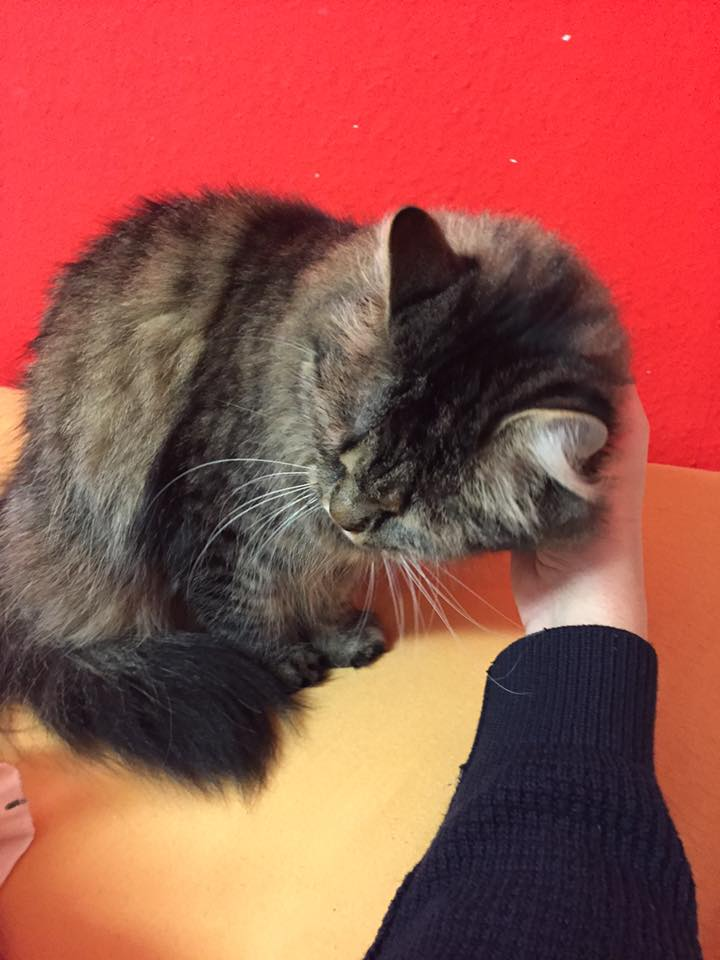
#> input picture smila.jpg, 720 x 960 px
$ jupyter execute exam_prep_trivia.ipynb   (shell and % lines are left out)
#> lines starting #> are read from the running program, lines starting #| are printed output that depends on the picture
### helper.py
import matplotlib.pyplot as plt
import matplotlib.cm as cm
from PIL import Image
import numpy as np
from os import listdir
from os.path import isfile, join
import math
import cv2

def plot_mats(mats, cols=5, cmap=plt.get_cmap('gray'), size=16):
    """
    plot a set of matrices close to each other
    """
    SUBSTITUTE = np.zeros_like(mats[0])
    rows = []
    currentRow = []
    cols = float(cols)

    def add_to_rows():
        while len(currentRow) < cols:
            currentRow.append(SUBSTITUTE)
        rows.append(np.hstack(currentRow))

    for i in range(0, len(mats)):
        M = mats[i]
        minv = np.min(M)
        maxv = np.max(M)
        #if minv < 0 or minv > 255 or maxv < 0 or maxv > 255:
        #    M = translate(M, minv, maxv, 0, 255)

        if i%cols == 0:
            if len(currentRow) > 0:
                add_to_rows()
            currentRow = []
        currentRow.append(M)
    if len(currentRow) > 0:
        add_to_rows()
    I = np.vstack(rows)
    f, ax = plt.subplots(ncols=1)
    f.set_size_inches(size, size)
    ax.imshow(I, cmap=cmap)
    plt.axis('off')
    plt.tight_layout()
    plt.show()

# [71 lines left out: functions vectorize, un_vectorize, not called in this run]

### computer_vision/exam_prep_trivia.ipynb
# Exam prep trivia

---
## Filters

**Gamma correction:**: $g(x)=\big[f(x)\big]^{1/\gamma}$

[cell 1]
import matplotlib.pyplot as plt
import cv2, sys
import math
import numpy as np
sys.path.insert(0, '..')
import helper

I = cv2.cvtColor(cv2.imread('../smila.jpg'), cv2.COLOR_BGR2GRAY)
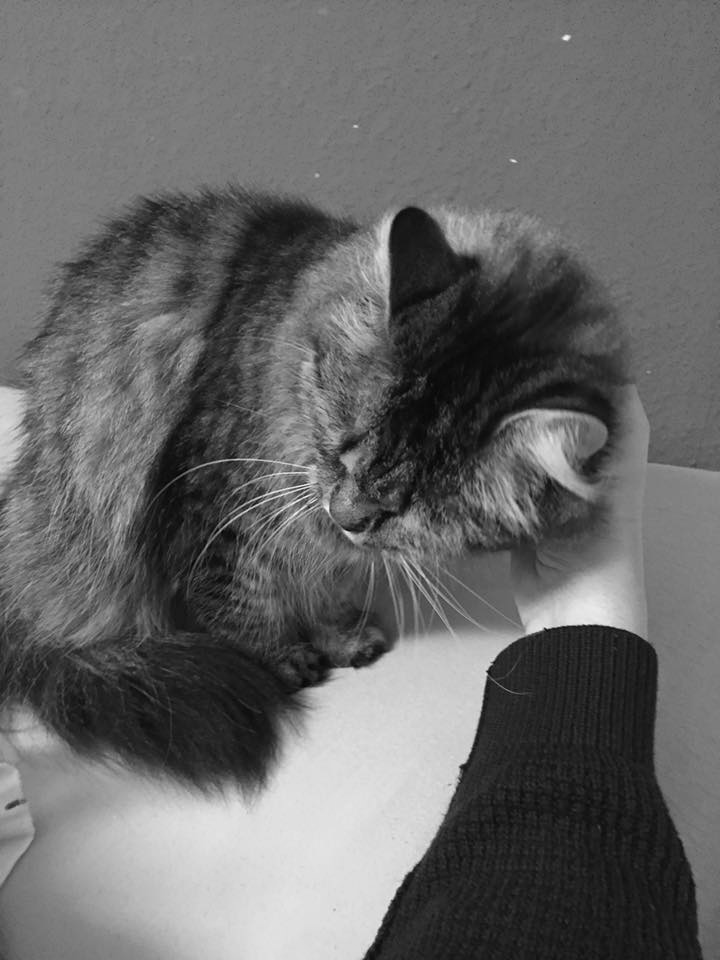
#> I: shape (960, 720); min 0, max 253, mean 103.6

def gamma_correct(I, gamma):
#> called with gamma = 1.9
    I_1 = np.power(I, 1/gamma)
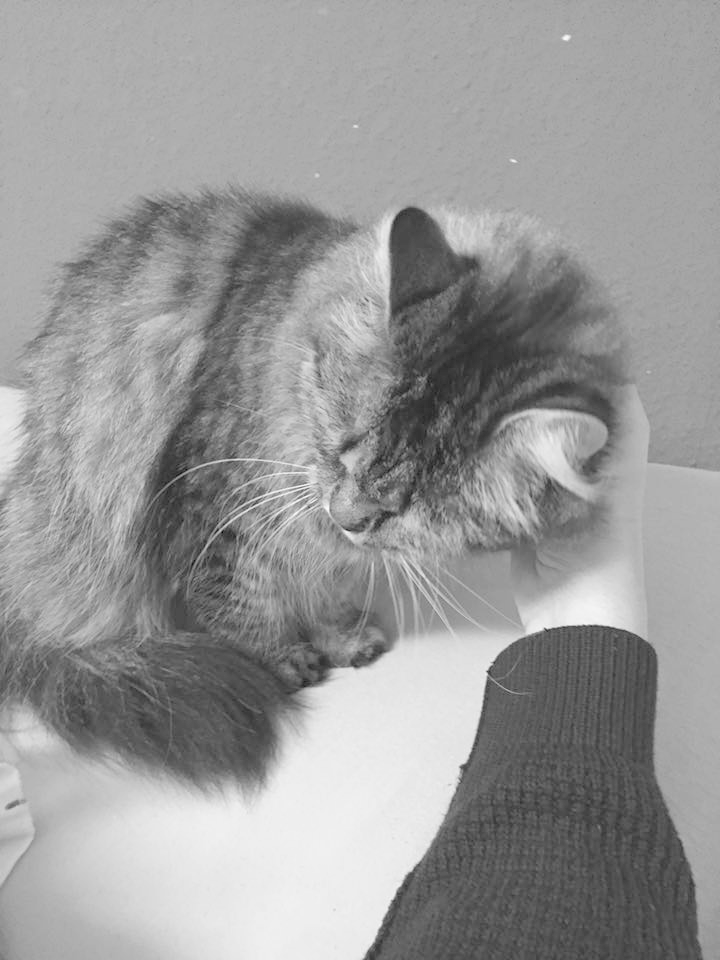
#> I_1: shape (960, 720) float64; min 0, max 18.4, mean 11.05; drawn with min black and max white
    I_1 = I_1 / np.max(I_1)
    return (I_1 * 255).astype('uint8')

helper.plot_mats([
    gamma_correct(I, 1.9), I, gamma_correct(I, 0.2)], cols=3)
#> call 2 of gamma_correct, with gamma = 0.2
#> in gamma_correct (call 2), `I_1 = np.power(I, 1/gamma)`:
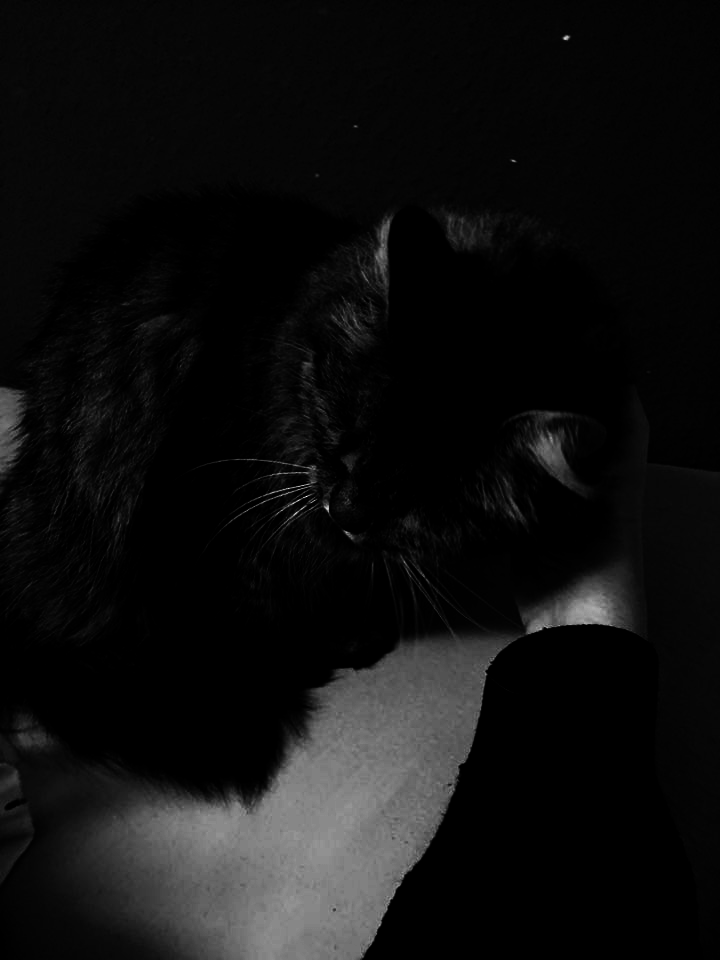
#> I_1: shape (960, 720) float64; min 0, max 1.04e+12, mean 6.45e+10; drawn with min black and max white
#> in plot_mats, `SUBSTITUTE = np.zeros_like(mats[0])`: SUBSTITUTE: shape (960, 720); every value is 0
#> the loop in plot_mats, `for i in range(0, len(mats)):` made 3 passes
#> maxv on passes 1 to 3: 255, 253, 255
#> after the loop in add_to_rows, `while len(currentRow) < cols:`: currentRow = 3 items
#> in plot_mats, `I = np.vstack(rows)`:
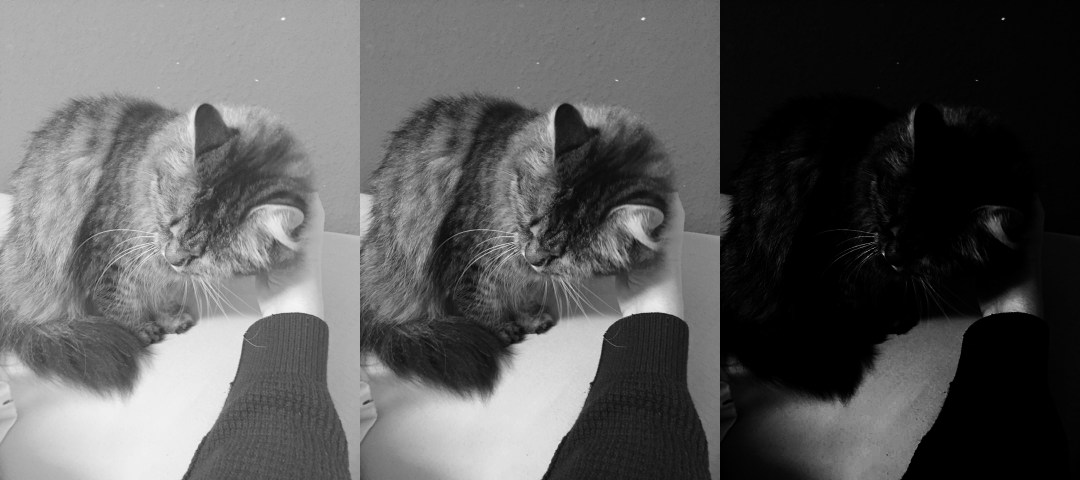
#> I: shape (960, 2160) (shown at 1/2 size); min 0, max 255, mean 90.6

## Histogram equalization

$$p_f(y) = \frac{\vert \ \{ x \in \Omega \ : \ f(x)=y \} \ \vert
}{
\vert \ \Omega \ \vert } \\
F_f(y) = \int_0^y p_f(y') \ \mathrm{dy'} \equiv \sum_{y'=0}^y p_f(y')$$

$$
\mathrm{make} \ \mathrm{CDF} \ \mathrm{linear:} \\
h(f(x)) = F(f(x)) * 255 \\
\\
p_h(z) = \frac{\vert \ \{ x \in \Omega \ : \ h(f(x))=z \} \ \vert
}{
\vert \ \Omega \ \vert } = \frac{1}{255}
$$

[cell 2]
I = cv2.cvtColor(cv2.imread('../smila.jpg'), cv2.COLOR_BGR2GRAY)

def hist(I):
    bins = np.zeros((256,))
    for pxl in np.ndarray.flatten(I):
        bins[pxl] += 1
#> this loop made 691200 passes
#> pxl on passes 1 to 3: 122, 124, 124
#> after the loop, bins = 256 values, max 14628 at index 123, min 0 at index 236, mean 2700
    bins /= len(np.ndarray.flatten(I))
#> bins = 256 values, max 0.0212 at index 123, min 0 at index 236, mean 0.00391
    assert(np.sum(bins) == 1)  # make sure its a probability
    return bins

def calc_cdf(bins):
    cdf = np.zeros_like(bins)
    cdf[0] = bins[0]
    for i in range(1, len(bins)):
        cdf[i] = bins[i] + cdf[i-1]
    return cdf

bins = hist(I)

# calculate CDF
cdf = calc_cdf(bins)
#> after the loop in calc_cdf, `for i in range(1, len(bins)):`: cdf = 256 values from 1.45e-06 to 1
#> cdf = 256 values from 1.45e-06 to 1

h = np.zeros_like(np.ndarray.flatten(I))
for i, pxl in enumerate(np.ndarray.flatten(I)):
    h[i] = cdf[pxl] * 255

h = h.reshape(I.shape)
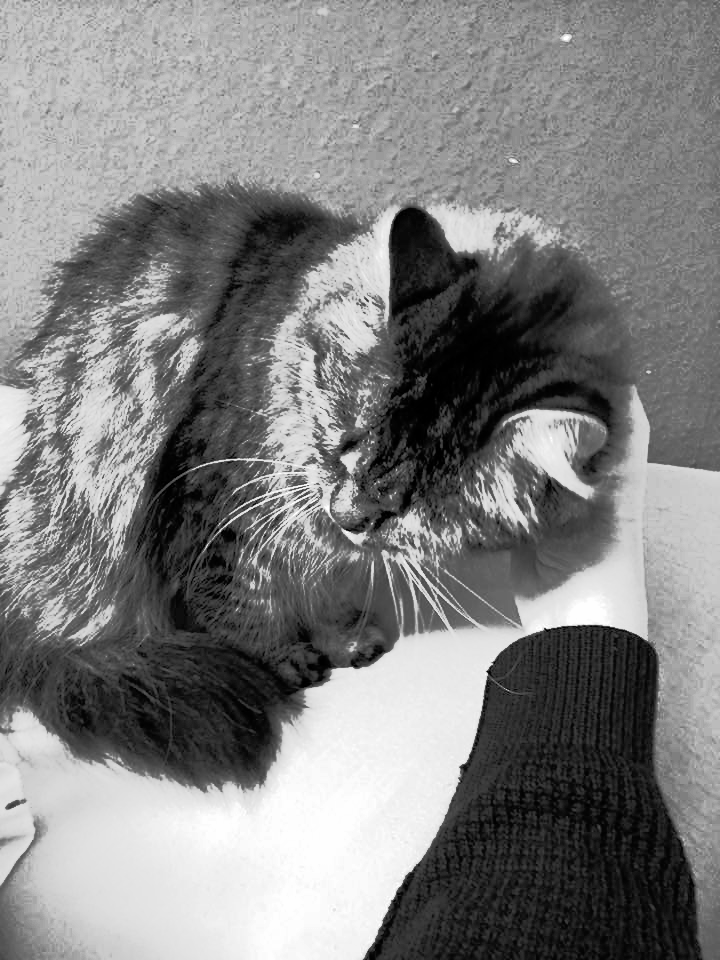
#> h: shape (960, 720); min 0, max 255, mean 128.1
bins2 = hist(h)
#> the loop in hist (call 2), `for pxl in np.ndarray.flatten(I):` made 691200 passes
#> pxl on passes 1 to 3: 177, 187, 187
#> bins2 = 256 values, max 0.0212 at index 183, min 0 at index 7, mean 0.00391
cdf2 = calc_cdf(bins2)
#> cdf2 = 256 values from 0.00276 to 1

fig = plt.figure(figsize=(10,10))
ax = fig.add_subplot(421)
ax.set_xlim(0, 255)
ax.set_ylim(0, 0.05)
ax.plot(range(0, 256), bins)

ax = fig.add_subplot(422)
ax.set_xlim(0, 255)
ax.set_ylim(0, 1.01)
ax.plot(range(0, 256), cdf)

ax = fig.add_subplot(423)
ax.set_xlim(0, 255)
#ax.set_ylim(0, 1.01)
ax.plot(range(0, 256), bins2)

ax = fig.add_subplot(424)
ax.set_xlim(0, 255)
ax.set_ylim(0, 1.01)
ax.plot(range(0, 256), cdf2)

ax = fig.add_subplot(223)
ax.imshow(I, cmap='gray')
ax.axis('off')

ax = fig.add_subplot(224)
ax.imshow(h, cmap='gray')
ax.axis('off')

plt.show()
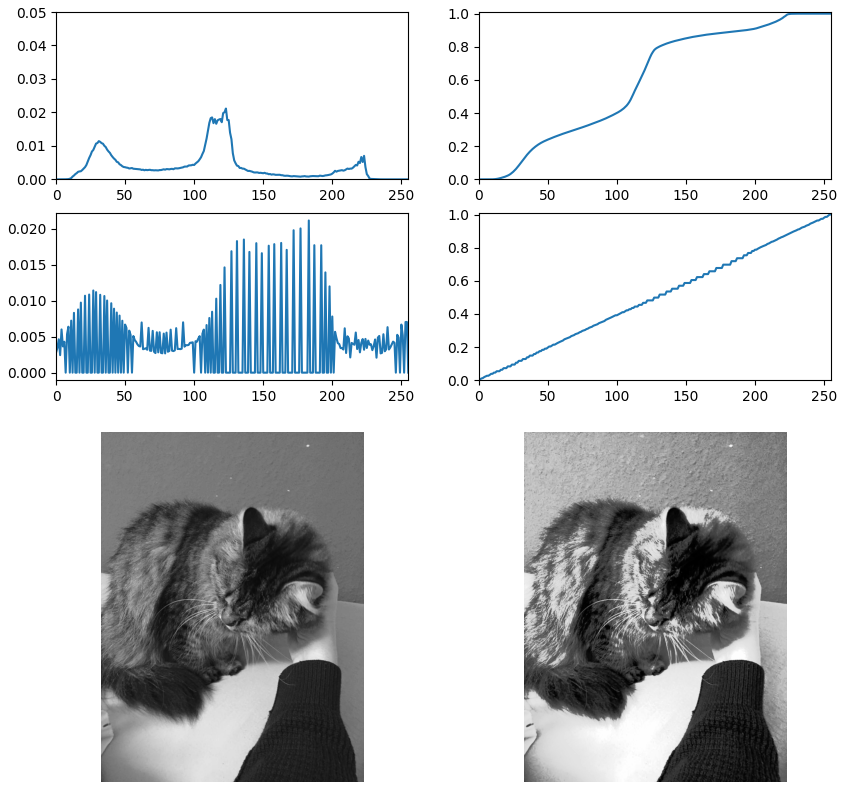
#> figure drawn by matplotlib, 6 panels; panel 1: curve peaks at x = 123, y = 0.0212; panel 2: curve peaks at x = 253, y = 1; panel 3: curve peaks at x = 183, y = 0.0212; panel 4: curve peaks at x = 255, y = 1

---

## Mean Shift Algorithm

**Gradient ascent:** $K$ be any kernel function (e.g. normal kernel: $K_N(x)=c e^{-\frac{1}{2}||x||^2}$)

$$\bigtriangledown P(x) = \frac{1}{n} \sum_i^n \bigtriangledown K(x-x_i) \\
= \frac{c}{N}\sum_i \bigtriangledown k(|| x - x_i ||^2) \\
= \frac{c}{N}\sum_i -k' (||x-x_i||^2) 2(x-x_i) \\
= \frac{2c}{N} \sum_i -k' (||x-x_i||^2) (x-x_i) \\
= \frac{2c}{N}
\biggr (
\biggr\{
\sum_i x_i\big( -k'( ||x-x_i||^2 \big)
\biggr\} -
\biggr\{
\sum_i -k' \big( ||x-x_i||^2 \big)
\biggr\} \ \ x \biggr) \\
= \frac{2c}{N} \sum_i -k'\big( ||x-x_i||^2 \big) \biggr(
\frac{
\sum_i x_i \big( - k' (||x-x_i||^2\big)
}{ \sum_i - k' (||x-x_i||^2) }
- x
\biggr)
$$

---

Simple 1D-case for gaussian: $k'(x) = \frac{\partial}{\partial x}c e^{-\frac{1}{2}x^2} = -c e^{-\frac{1}{2}x^2}x$

[cell 3]
def dPx(x, X, k_prime, c=1):
#> called with x = 0.258, c = 1
    N = len(X)
    term1 = (2 * c) / N
    term2 = 0
    for xi in X:
        term2 += -k_prime((x - xi)**2)
    term3_num = 0
    term3_denom = 0
    for xi in X:
        term3_num += xi * (- k_prime((x-xi)**2))
        term3_denom += -k_prime((x-xi)**2)

    return term1 * term2 * (term3_num/term3_denom) - x

def dgauss(x, c=1):
    return -c * math.exp(-0.5 * x**2) * x

X = [0, 0, 0, 1, 0, 1, 1, 10, 12,11, 10]
x = 0.258

dPx(x, X, dgauss)
